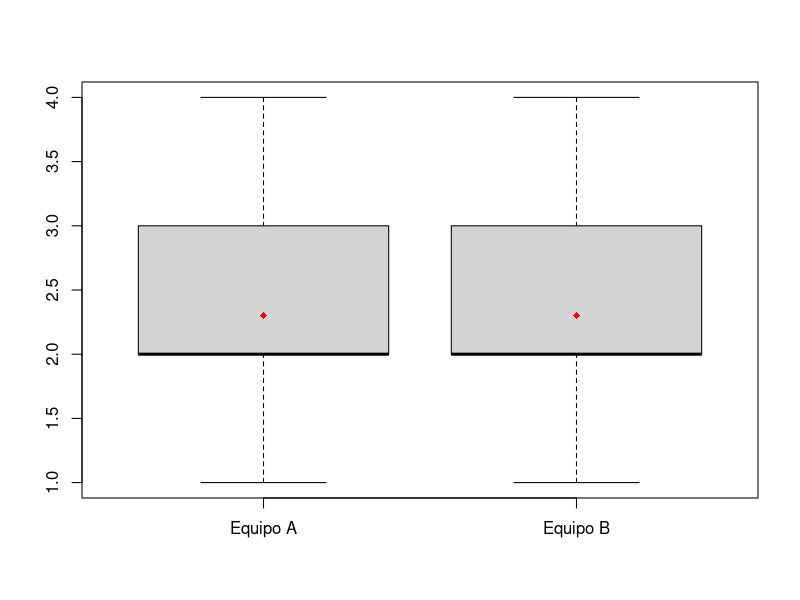
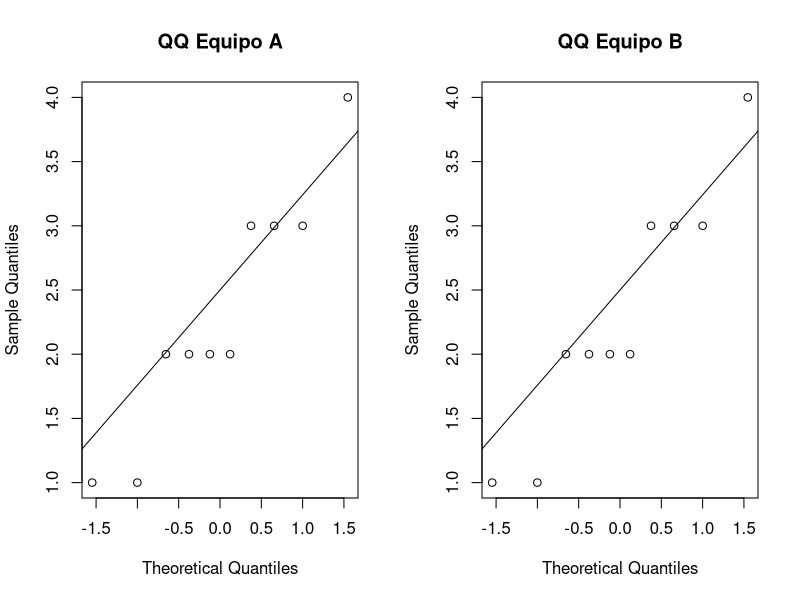

These charts were generated, in order, by the following R code:
# Datos
equipo_a <- c(2, 3, 1, 4, 2, 3, 2, 1, 3, 2)
equipo_b <- c(3, 2, 1, 3, 2, 2, 4, 2, 3, 1)

# Boxplot
boxplot(equipo_a, equipo_b, names=c("Equipo A", "Equipo B"))
medias <- c(mean(equipo_a), mean(equipo_b))
points(1:2, medias, pch=18, col="red")


# Q-Q plot
par(mfrow = c(1, 2))
qqnorm(equipo_a, main = "QQ Equipo A")
qqline(equipo_a)
qqnorm(equipo_b, main = "QQ Equipo B")
qqline(equipo_b)

# Prueba t para muestras independientes
t.test(equipo_a, equipo_b, var.equal = TRUE)
